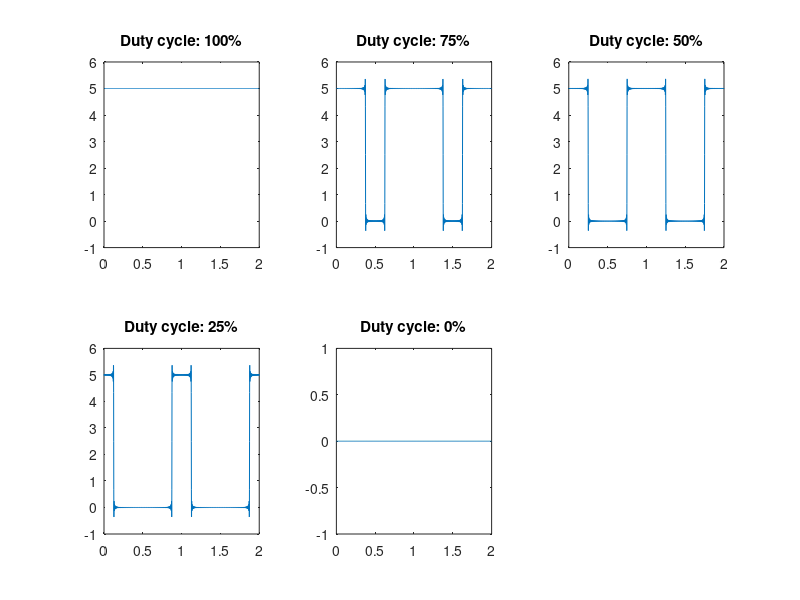

Reproduce this figure in MATLAB.


clear all; close all; clc;
figure(1)
subplot(2,3,1)
T0 = 1;
wo = 2*pi/T0;
T1 = 1;
A = 5;

t = 0:0.001:2;

y = A*T1/T0

for ii = 1:200
   an = ((2 * A)/(ii*pi)) * sin(ii*pi*T1/T0);
   y = y + an * cos(ii*wo*t);
    
end
plot(t,y)
ylim([-1 6])
title("Duty cycle: 100%")

subplot(2,3,2)
T0 = 1;
wo = 2*pi/T0;
T1 = 0.75;
A = 5;

t = 0:0.001:2;

y = A*T1/T0

for ii = 1:200
   an = ((2 * A)/(ii*pi)) * sin(ii*pi*T1/T0);
   y = y + an * cos(ii*wo*t);
    
end
plot(t,y)
title("Duty cycle: 75%")

subplot(2,3,3)
T1 = 0.5;
A = 5;

t = 0:0.001:2;

y = A*T1/T0

for ii = 1:200
   an = ((2 * A)/(ii*pi)) * sin(ii*pi*T1/T0);
   y = y + an * cos(ii*wo*t);
    
end
plot(t,y)
title("Duty cycle: 50%")

subplot(2,3,4)
T1 = 0.25;
A = 5;

t = 0:0.001:2;

y = A*T1/T0

for ii = 1:200
   an = ((2 * A)/(ii*pi)) * sin(ii*pi*T1/T0);
   y = y + an * cos(ii*wo*t);
    
end
plot(t,y)
title("Duty cycle: 25%")

subplot(2,3,5)
T1 = 0;
A = 5;

t = 0:0.001:2;

y = A*T1/T0

for ii = 1:200
   an = ((2 * A)/(ii*pi)) * sin(ii*pi*T1/T0);
   y = y + an * cos(ii*wo*t);
    
end
plot(t,y)
title("Duty cycle: 0%")